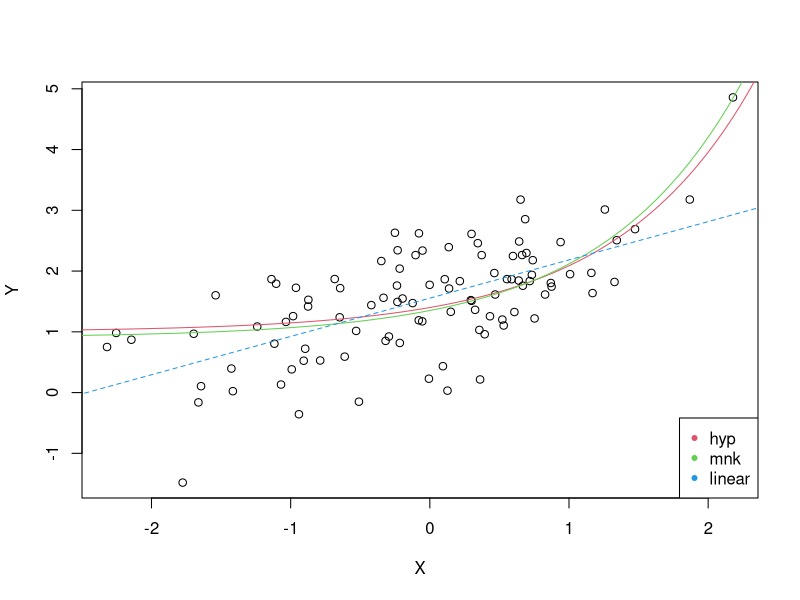

The R source for this figure:
## ---- chunk 1
# Задаём линейную и нелинейную модель с остаточными суммами квадратов
N <- 100
f <- function(x, ab)
  ab[1] * exp(x) + ab[2]
L <- function(X, Y, ab)
  sum((Y - f(X, ab)) ^ 2)

f0 <- function(x, AB)
  AB[1] + AB[2] * x
L0 <- function(X, Y, AB)
  sum((Y - f0(X, AB)) ^ 2)

# Задаем параметры нелинейной модели
ab <- c(0.4, 1)
eps <- 0.8

# Моделируем данные нелинейной модели
X <- rnorm(N)
Y <- f(X, ab) + rnorm(N, 0, eps)

SLM <- summary(lm(Y ~ X))
AB <- SLM$coefficients[, 1]
Y. <- f0(X, AB)
## ---- chunk 2
# Оцениваем параметры линейной модели
EstLM <- function(X, Y)
{
  b. <- (sum(X * Y) - N * mean(X) * mean(Y)) / (sum(X ^ 2) - N * mean(X) ^ 2)
  a. <- mean(Y) - AB[2] * mean(X)
  c(a., b.)
}
AB <- EstLM(X, Y)
AB
## ---- chunk 3
Y. <- f0(X, AB)
## ---- chunk 4
QT <- sum((Y - mean(Y)) ^ 2)
QT
## ---- chunk 5
QR <- sum((Y. - mean(Y)) ^ 2)
QR
## ---- chunk 6
QE <- sum((Y - Y.) ^ 2)
QE
## ---- chunk 7
R2 <- QR / QT
R2
## ---- chunk 8
c(QT, QE + QR)
## ---- chunk 9
xx <- sum((X - mean(X)) ^ 2)
xx
## ---- chunk 10
S2 <- QE / (N - 2)
S2a <- S2 * sum(X ^ 2) / N / xx
S2b <- S2 / xx
## ---- chunk 11
F. <- QR / QT * (N - 2)
F.
## ---- chunk 12
Pf <- 1 - pf(F., 1, N - 2)
Pf
## ---- chunk 13
Ta <- AB[1] / sqrt(S2a)
Ta
## ---- chunk 14
Tb <- AB[2] / sqrt(S2b)
Tb
## ---- chunk 15
Pa <- 2 * (1 - pt(abs(Ta), N - 2))
Pa
## ---- chunk 16
Pb <- 2 * (1 - pt(abs(Tb), N - 2))
Pb
## ---- chunk 17
# Проверяем при помощи встроенной помощи
LM <- lm(Y ~ X)
SLM <- summary(LM)

cbind(AB, SLM$coefficients[, 1])
## ---- chunk 18
c(R2 = R2, SLM$r.squared)
## ---- chunk 19
df <- SLM$df[seq(2)]
df
## ---- chunk 20
Pf.lm <- (1 - pf(SLM$fstatistic[1], df[1] - 1, df[2]))
cbind(c(Pf = Pf, Pa = Pa, Pb = Pb), c(Pf = Pf.lm, SLM$coefficients[, 4]))
## ---- chunk 21
# Оцениваем параметры нелинейной модели
NLM <- nlm(function(ab)
  L(X, Y, ab), c(1, 1))
ab. <- NLM$estimate
cbind(ab. = ab., ab = ab)
## ---- chunk 22
plot(X, Y)
f_ <- function(x)
  f(x, ab)
curve(f_, -3, 3, add = TRUE, col = 2)
f_ <- function(x)
  f(x, ab.)
curve(f_, -3, 3, add = TRUE, col = 3)
f_ <- function(x)
  f0(x, AB)
curve(f_, -3, 3, add = TRUE, col = 4, lty = 2)
legend('bottomright',
       c('hyp', 'mnk', 'linear'),
       pch = 20,
       col = c(2, 3, 4))
## ---- chunk 23
# Ошибки
c(
  Q.linear = L0(X, Y, AB),
  Q.model = L(X, Y, ab),
  Q.model.hat = L(X, Y, ab.)
)
